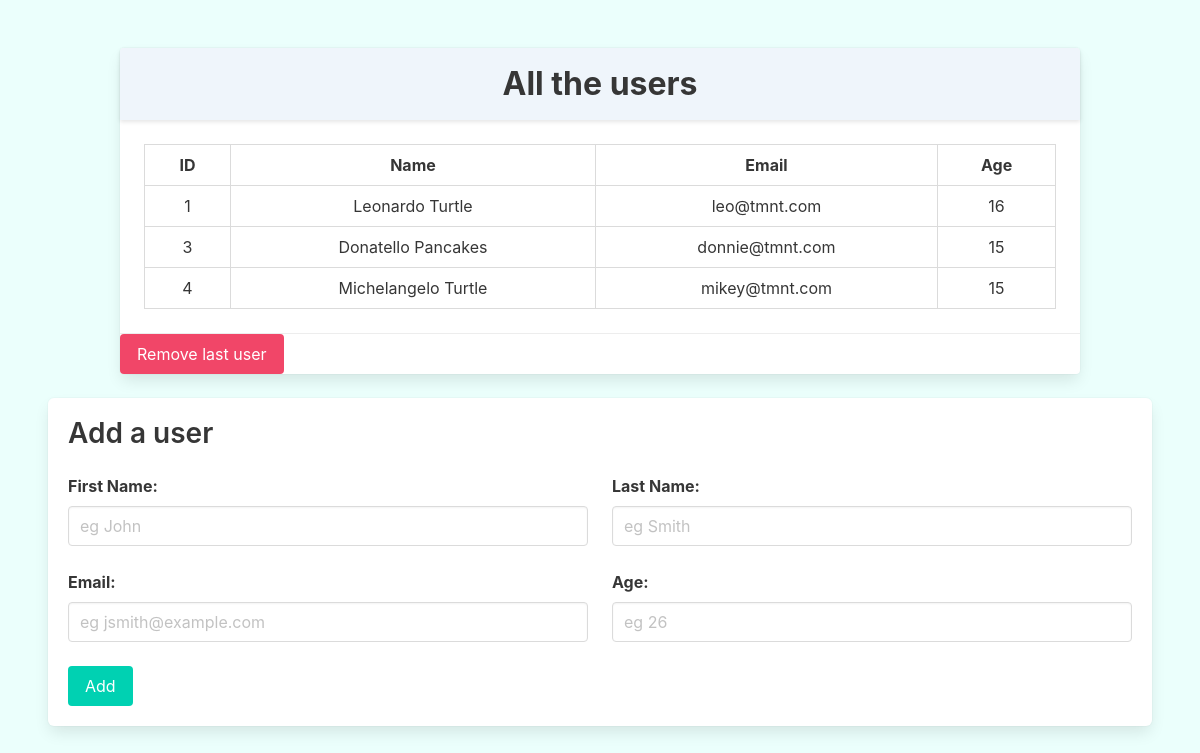
The page / on the database its author committed.
### users_app/models.py (models this page shows, shortened)
class Users(models.Model):
	first_name = models.CharField(max_length=255)
	last_name = models.CharField(max_length=255)
	email_address = models.CharField(max_length=255)
	age = models.IntegerField()
	created_at = models.DateTimeField(auto_now_add=True)
	updated_at = models.DateTimeField(auto_now=True)

### users_app/views.py (the view)
# urls.py: path('', views.index),
def index(request):
	context = {
		"all_the_users": Users.objects.all()
	}
	return render(request, "index.html", context)

### users_app/templates/index.html (shortened to what this page needs)
<!DOCTYPE html>
<html lang="en">
<head>
	<link rel="stylesheet" href="https://cdn.jsdelivr.net/npm/bulma@0.9.2/css/bulma.min.css">
</head>
<body>
	<section class="section has-background-primary-light">
		<div class="container">
			<div class="card">
				<header class="card-header has-background-info-light">
					<p class="card-header-title is-centered is-size-3">All the users</p>
				</header>
				<div class="card-content">
					<table class="table is-bordered is-hoverable is-fullwidth" style="text-align: center;;">
						<thead>
							<tr>
								<th>ID</th>
								<th>Name</th>
								<th>Email</th>
								<th>Age</th>
							</tr>
						</thead>
						<tbody>
							{% for user in all_the_users %}
								<tr>
									<td>{{ user.id }}</td>
									<td>{{ user.first_name }} {{ user.last_name }}</td>
									<td>{{ user.email_address }}</td>
									<td>{{ user.age }}</td>
								</tr>
							{% endfor %}
						</tbody>
					</table>
				</div>
				<div class="card-footer">
					<form action='/remove_last' method='post'>
						<button class="button is-danger" formnovalidate>Remove last user</button>
					</form>
				</div>
			</div>
		</div>
			<form action='/add_user' method='post' class="box">
				<div class="content">
					<h2>Add a user</h2>
				</div>
				<div class="columns">
					<div class="column is-half">
						<div class="field">
							<label class="label">First Name:</label>
							<div class="control">
								<input class="input" type="text" name="first_name" placeholder="eg John" required>
							</div>
						</div>
					</div>
					<div class="column is-half">
						<div class="field">
							<label class="label">Last Name:</label>
							<div class="control">
								<input class="input" type="text" name="last_name" placeholder="eg Smith" required>
							</div>
						</div>
					</div>
				</div>
				<div class="columns">
					<div class="column is-half">
						<div class="field">
							<label class="label">Email:</label>
							<div class="control">
								<input class="input" type="email" name="email_address" placeholder="eg jsmith@example.com" required>
							</div>
						</div>
					</div>
					<div class="column is-half">
						<div class="field">
							<label class="label">Age:</label>
							<div class="control">
								<input class="input" type="number" name="age" placeholder="eg 26" required>
							</div>
						</div>
					</div>
				</div>
				<button class="button is-primary" type="submit">Add</button>
			</form>
	</section>
</body>
</html>

### rows shown on the page
Users: id "1", first_name "Leonardo", last_name "Turtle", email_address "leo@tmnt.com", age "16"
Users: id "3", first_name "Donatello", last_name "Pancakes", email_address "donnie@tmnt.com", age "15"
Users: id "4", first_name "Michelangelo", last_name "Turtle", email_address "mikey@tmnt.com", age "15"
